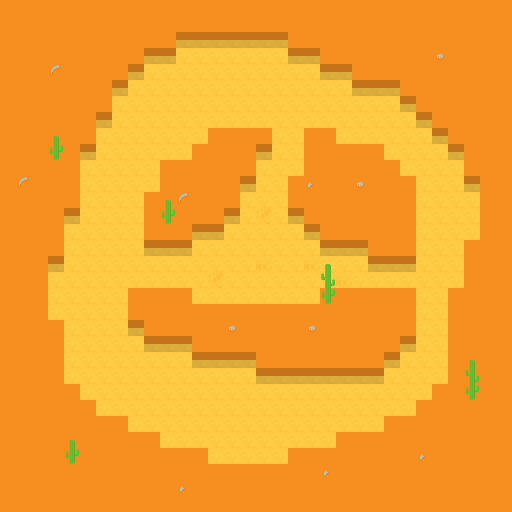

Tiled map render using the project's own tile images. Description and the map definition, with tile-layer contents summarised, below:
An orthogonal 32x32 tile map with 16x16 px tiles, 5 tile layers (ground, walls, doors, fog, ...) and 6 objects.

<map version="1.0" tiledversion="1.1.6" orientation="orthogonal" renderorder="right-down" width="32" height="32" tilewidth="16" tileheight="16" infinite="0" backgroundcolor="#f68f20" nextobjectid="8">
 <properties>
  <property name="entities_render_layer" type="int" value="4" />
 </properties>
 <tileset firstgid="1" source="desert.tsx" />
 <layer name="ground" width="32" height="32">
  <properties>
   <property name="render_layer" type="int" value="0" />
  </properties>
  <data>[1024 cells, 1024 non-empty, 3 distinct tile ids]</data>
 </layer>
 <layer name="walls" width="32" height="32">
  <properties>
   <property name="render_layer" type="int" value="1" />
  </properties>
  <data>[1024 cells, 641 non-empty, 5 distinct tile ids]</data>
 </layer>
 <layer name="doors" width="32" height="32">
  <properties>
   <property name="render_layer" type="int" value="2" />
  </properties>
  <data>[1024 cells, 34 non-empty, 2 distinct tile ids]</data>
 </layer>
 <layer name="fog" width="32" height="32">
  <properties>
   <property name="render_layer" type="int" value="3" />
  </properties>
  <data>[1024 cells, 10 non-empty, 3 distinct tile ids]</data>
 </layer>
 <layer name="cactus" width="32" height="32">
  <properties>
   <property name="render_layer" type="int" value="5" />
  </properties>
  <data>[1024 cells, 12 non-empty, 3 distinct tile ids]</data>
 </layer>
 <objectgroup name="doors">
  <properties>
   <property name="layer" type="int" value="3" />
   <property name="type" value="doors" />
  </properties>
  <object id="1" x="0" y="256" width="48" height="64">
   <properties>
    <property name="way" value="left" />
   </properties>
  </object>
  <object id="2" x="480" y="192" width="32" height="48">
   <properties>
    <property name="way" value="right" />
   </properties>
  </object>
  <object id="3" x="320" y="0" width="48" height="96">
   <properties>
    <property name="way" value="up" />
   </properties>
  </object>
 </objectgroup>
 <objectgroup name="trigs">
  <properties>
   <property name="type" value="triggers" />
  </properties>
  <object id="4" x="-16" y="256" width="16" height="64">
   <properties>
    <property name="code">return function (self, item)
  ROOMS:move( - 1, 0, item )
end</property>
   </properties>
  </object>
  <object id="5" x="512" y="192" width="16" height="48">
   <properties>
    <property name="code">return function (self, item)
  ROOMS:move( 1, 0, item )
end</property>
   </properties>
  </object>
  <object id="6" x="320" y="-16" width="48" height="16">
   <properties>
    <property name="code">return function (self, item)
  ROOMS:move( 0, 1, item )
end</property>
   </properties>
  </object>
 </objectgroup>
</map>
